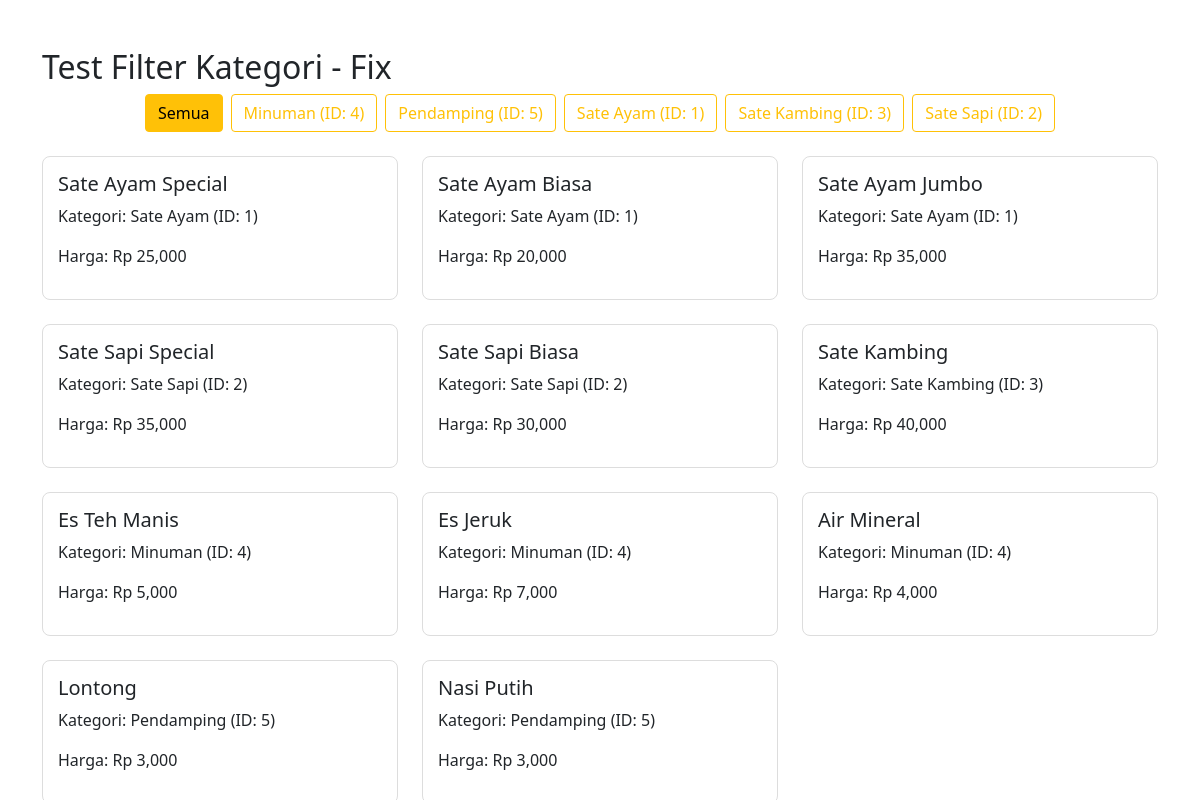
Page /test_fix.php on the committed database.
### tables this page shows
CREATE TABLE IF NOT EXISTS categories (
    id INT AUTO_INCREMENT PRIMARY KEY,
    name VARCHAR(100) NOT NULL,
    description TEXT,
    created_at TIMESTAMP DEFAULT CURRENT_TIMESTAMP
);

CREATE TABLE IF NOT EXISTS products (
    id INT AUTO_INCREMENT PRIMARY KEY,
    category_id INT,
    name VARCHAR(100) NOT NULL,
    description TEXT,
    price DECIMAL(10,2) NOT NULL,
    stock INT DEFAULT 0,
    image VARCHAR(255) DEFAULT 'default-food.jpg',
    is_available BOOLEAN DEFAULT TRUE,
    created_at TIMESTAMP DEFAULT CURRENT_TIMESTAMP,
    updated_at TIMESTAMP DEFAULT CURRENT_TIMESTAMP ON UPDATE CURRENT_TIMESTAMP
);

### test_fix.php (the view, shortened to what this page needs)
<?php
$conn = getConnection();
$categories_sql = "SELECT * FROM categories ORDER BY name";
$categories_result = $conn->query($categories_sql);
$categories = [];
if ($categories_result && $categories_result->num_rows > 0) {
    while ($row = $categories_result->fetch_assoc()) {
        $categories[] = $row;
    }
}
$sql = "SELECT p.*, c.name as category_name FROM products p
        LEFT JOIN categories c ON p.category_id = c.id
        WHERE p.is_available = 1
        ORDER BY p.created_at DESC";
$result = $conn->query($sql);
$products = [];
if ($result && $result->num_rows > 0) {
    while ($row = $result->fetch_assoc()) {
        $products[] = $row;
    }
}
?>
<!DOCTYPE html>
<html lang="en">
<head>
    <link href="https://cdn.jsdelivr.net/npm/bootstrap@5.1.3/dist/css/bootstrap.min.css" rel="stylesheet">
</head>
<body>
    <div class="container mt-5">
        <h2>Test Filter Kategori - Fix</h2>
        <div class="row mb-4">
            <div class="col-12">
                <div class="d-flex flex-wrap justify-content-center gap-2">
                    <button class="btn btn-outline-warning category-filter active" data-category="all">Semua</button>
                    <?php foreach ($categories as $category): ?>
                        <button class="btn btn-outline-warning category-filter" data-category="<?php echo (string)$category['id']; ?>">
                            <?php echo htmlspecialchars($category['name']); ?> (ID: <?php echo $category['id']; ?>)
                        </button>
                    <?php endforeach; ?>
                </div>
            </div>
        </div>
        <div class="row g-4" id="products-grid">
            <?php if (count($products) > 0): ?>
                <?php foreach ($products as $product): ?>
                    <div class="col-md-6 col-lg-4 menu-card-wrapper" data-category="<?php echo (string)$product['category_id']; ?>">
                        <div class="menu-card">
                            <h5><?php echo htmlspecialchars($product['name']); ?></h5>
                            <p>Kategori: <?php echo htmlspecialchars($product['category_name']); ?> (ID: <?php echo $product['category_id']; ?>)</p>
                            <p>Harga: Rp <?php echo number_format($product['price']); ?></p>
                        </div>
                    </div>
                <?php endforeach; ?>
            <?php endif; ?>
        </div>
    </div>
</body>
</html>

### test_fix.php (style rules this page uses)
.menu-card-wrapper { transition: opacity 0.3s; }
.menu-card { border: 1px solid #ddd; padding: 15px; border-radius: 8px; }

### rows in the picture
categories: name "Minuman", id "4"
categories: name "Pendamping", id "5"
categories: name "Sate Ayam", id "1"
categories: name "Sate Kambing", id "3"
categories: name "Sate Sapi", id "2"
products: name "Sate Ayam Special", category.name "Sate Ayam", category "1", price "25,000"
products: name "Sate Ayam Biasa", category.name "Sate Ayam", category "1", price "20,000"
products: name "Sate Ayam Jumbo", category.name "Sate Ayam", category "1", price "35,000"
products: name "Sate Sapi Special", category.name "Sate Sapi", category "2", price "35,000"
products: name "Sate Sapi Biasa", category.name "Sate Sapi", category "2", price "30,000"
products: name "Sate Kambing", category.name "Sate Kambing", category "3", price "40,000"
products: name "Es Teh Manis", category.name "Minuman", category "4", price "5,000"
products: name "Es Jeruk", category.name "Minuman", category "4", price "7,000"
products: name "Air Mineral", category.name "Minuman", category "4", price "4,000"
products: name "Lontong", category.name "Pendamping", category "5", price "3,000"
products: name "Nasi Putih", category.name "Pendamping", category "5", price "3,000"
